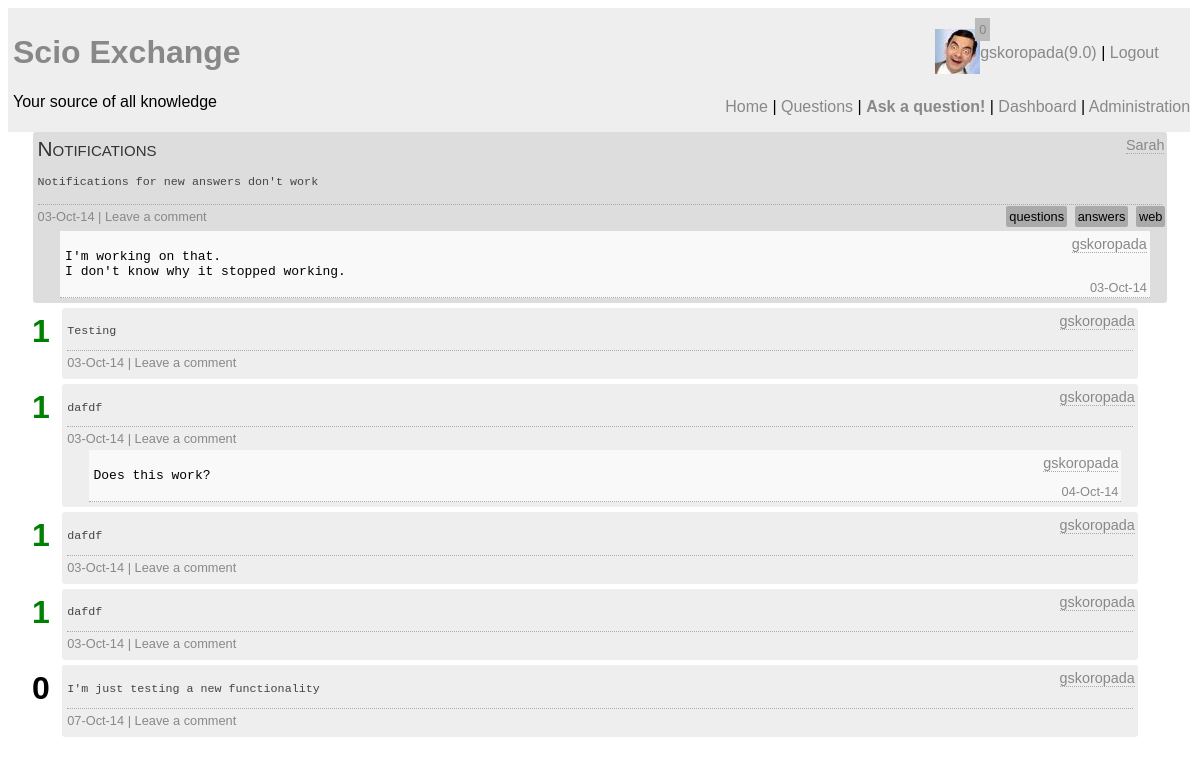
Page /question.php?id=21 (signed in) on the committed database.
### tables this page shows
CREATE TABLE `question` (
  `question_id` int(10) unsigned NOT NULL AUTO_INCREMENT,
  `author` int(10) unsigned NOT NULL COMMENT 'Foreign Key',
  `question_title` text,
  `content` longtext,
  `tags` text,
  `timestamp` datetime NOT NULL,
  PRIMARY KEY (`question_id`),
  KEY `author` (`author`),
  CONSTRAINT `question_ibfk_1` FOREIGN KEY (`author`) REFERENCES `user` (`UserID`)
);

CREATE TABLE `user` (
  `UserID` int(11) unsigned NOT NULL AUTO_INCREMENT,
  `email` varchar(30) NOT NULL,
  `screenName` varchar(25) NOT NULL,
  `reputation` float DEFAULT '0',
  `role` int(11) DEFAULT '0',
  `avatar` varchar(20) DEFAULT NULL,
  `pwd` varchar(255) NOT NULL,
  `active` bit(1) NOT NULL DEFAULT b'0',
  `moderated` bit(1) NOT NULL DEFAULT b'1',
  `pwdChange` bit(1) DEFAULT b'0',
  PRIMARY KEY (`UserID`)
);

CREATE TABLE `comment` (
  `comment_id` int(10) unsigned NOT NULL AUTO_INCREMENT,
  `comment_author` int(10) unsigned NOT NULL,
  `comment` longtext NOT NULL,
  `link` int(10) unsigned NOT NULL,
  `link_to` tinyint(4) DEFAULT NULL,
  `timestamp` datetime DEFAULT NULL,
  PRIMARY KEY (`comment_id`),
  KEY `author` (`comment_author`),
  KEY `link` (`link`),
  CONSTRAINT `comment_ibfk_1` FOREIGN KEY (`comment_author`) REFERENCES `user` (`UserID`)
);

CREATE TABLE `answer` (
  `answer_id` int(10) unsigned NOT NULL AUTO_INCREMENT,
  `author` int(10) unsigned NOT NULL,
  `content` longtext NOT NULL,
  `positive_votes` int(11) NOT NULL DEFAULT '0',
  `negative_votes` int(11) NOT NULL DEFAULT '0',
  `question` int(10) unsigned NOT NULL,
  `timestamp` datetime DEFAULT NULL,
  PRIMARY KEY (`answer_id`),
  KEY `author` (`author`),
  KEY `answer_question_idx` (`question`),
  CONSTRAINT `answer_ibfk_1` FOREIGN KEY (`author`) REFERENCES `user` (`UserID`),
  CONSTRAINT `answer_question` FOREIGN KEY (`question`) REFERENCES `question` (`question_id`) ON DELETE CASCADE ON UPDATE CASCADE
);

### questions_backend.php (the view, shortened to what this page needs)
<?php
function getAnswers($id, $slider) {
	global $con;
	$sql = "SELECT answer_id, author, content, (positive_votes-negative_votes) as rating, screenName, timestamp FROM answer INNER JOIN user on author = UserID WHERE question = $id ORDER BY rating DESC";
	$result = mysqli_query($con, $sql);
	while($answers = mysqli_fetch_assoc($result)) {
		echo "<div class='answer' id='ans_".$answers['answer_id']."'><span class='ans_content'><pre>".$answers['content']."</pre></span><span class='aauthor'><a href=\"user_profile.php?id="
				.$answers['author']."\">".$answers['screenName']."</a></span>";
		echo "<span id='rating_".$answers['answer_id']."' class='rating ";
		if($answers['rating']>0) {
			echo "r_pos";
		} else if ($answers['rating']<0){
			echo "r_neg";
		}
		echo "'>".$answers['rating']."</span>";
		echo "<div class='astats'>".date_format(new DateTime($answers['timestamp']), "d-M-y");
		if(isset($_SESSION['userid'])) {
			if($_SESSION['active']){
				echo " | <span id='".$answers['answer_id']."' class='click_option btnAComment'>Leave a comment</span>";
			}
		}
		echo "</div>";
		if(!$slider) {
			getComments(1, $answers['answer_id']);
		}
		echo "</div>";
	}
}
function getComments($type, $id) {
	global $con;
	$sql = "SELECT comment_id, screenName, comment, timestamp, comment_author FROM comment INNER JOIN user ON UserID = comment_author WHERE link = $id AND link_to = $type";
	$result = mysqli_query($con, $sql);
	while($comment = mysqli_fetch_assoc($result)) {
		echo "<div class='comment'>";
		echo "<span class='cauthor'><a href='user_profile.php?id=".$comment['comment_author']."'>".$comment['screenName']."</a></span>";
		echo "<pre>".$comment['comment']."</pre>";
		echo "<span class='comment_timestamp'>".date_format(new DateTime($comment['timestamp']), "d-M-y")."</span>";
		echo "</div>";
	}
}
?>

### question.php (shortened to what this page needs)
<?php
require ("connect.php");
$sql = 'SELECT author, question_title, content, tags, timestamp, screenName FROM question INNER JOIN user ON author = UserID WHERE question_id = '.$_GET['id'];
$result = mysqli_query($con, $sql);
$question = mysqli_fetch_assoc($result);
include "html_start.php";
include "header.php";
require "vote.php";
require "questions_backend.php";
$d = new DateTime($question['timestamp']);
echo "<div id='wrapper'>";
echo "<div class='question'><p class='qtitle'>".$question['question_title']."</p>";
echo "<span class='qexcerpt'><p><pre>".$question['content']."</pre></p></span>";
echo "<span class='qstats'>".date_format($d,"d-M-y");
if(isset($_SESSION['userid'])) {
	if($_SESSION['active']) {
		echo " | <span id='".$_GET['id']."' class='btnQComment click_option'>Leave a comment</span>";
	}
}
echo "<span class='tags'>";
$tags = explode(',' , $question['tags']);
foreach($tags as $tag) {
	$tag = trim($tag);
	echo "<a href='tag.php?tag=$tag'>$tag</a> ";
}
echo "</span></span><span class='qauthor'><a href=\"user_profile.php?id=".$question['author']."\">" . $question['screenName']."</a></span>";
getComments(0, $_GET['id'] );
echo "</div>";
getAnswers($_GET['id'], false);
echo "</div>";
require("html_end.php");
?>

### styles/main.css (style rules this page uses)
body { font-family: sans-serif; }
#wrapper { position: relative; float: left; clear: right; width: 100%; }

### styles/header.css (style rules this page uses)
a:link, a:visited { color: #888; text-decoration: none; }

### styles/questions.css (style rules this page uses)
.question { position: relative; width: 95%; background-color: #ddd; margin: auto; margin-bottom: 5px; padding: 5px; border-radius: 3px; }
.rating { position: absolute; top: 3px; left: -3%; font-size: 2em; font-weight: 900; padding: 2px; }
.r_pos { color: green; }
.answer { position: relative; width: 90%; background-color: #eee; margin: auto; margin-bottom: 5px; padding: 5px; border-radius: 3px; }
.comment { width: 96%; margin-left: 2%; background-color: #f9f9f9; padding: 5px; border-bottom: dotted 1px #aaa; position: relative; }
.comment_timestamp { font-size: 0.8em; color: #888; position: absolute; bottom: 2px; right: 3px; }
.qtitle { font-size: 1.3em; font-variant: small-caps; padding: 0px; margin: 0px; margin-bottom: 4px; color: #333; }
.qauthor { position: absolute; top: 5px; right: 3px; font-size: 0.9em; border-bottom: dotted 1px #aaa; }
.aauthor { position: absolute; top: 5px; right: 3px; font-size: 0.9em; border-bottom: dotted 1px #aaa; }
.cauthor { position: absolute; top: 5px; right: 3px; font-size: 0.9em; border-bottom: dotted 1px #aaa; }
.qauthor > a:link, .qauthor > a:visited, .aauthor > a:link, .aauthor > a:visited, .cauthor > a:link, .cauthor > a:visited { color: #888; text-decoration: none; }
.qexcerpt { color: #444; font-size: 0.9em; display: block; }
.ans_content { color: #444; font-size: 0.9em; display: block; }
.qstats { margin-top: 3px; margin-bottom: 3px; border-top: dotted 1px #aaa; width: 100%; display: block; padding-top: 4px; padding-bottom: 4px; font-size: 0.8em; color: #888; }
.astats { margin-top: 3px; border-top: dotted 1px #aaa; width: 100%; display: block; padding-top: 4px; padding-bottom: 4px; font-size: 0.8em; color: #888; }
.tags { position: absolute; right: 0px; text-align: right; }
.tags > a:link, .tags > a:visited { background-color: #aaa; padding: 3px; margin: 2px; border-radius: 2px; color: black; text-decoration: none; }

### rows in the picture
question: question_title "Notifications", content "Notifications for new answers don't work", timestamp "03-Oct-14", tags "questions", tags "answers", tags "web", author.screenName "Sarah"
comment: comment_author.screenName "gskoropada", comment "I'm working on that. I don't know why it stopped working.", timestamp "03-Oct-14"
answer: content "Testing", author.screenName "gskoropada", rating "1", timestamp "03-Oct-14"
answer: content "dafdf", author.screenName "gskoropada", rating "1", timestamp "03-Oct-14"
comment: comment_author.screenName "gskoropada", comment "Does this work?", timestamp "04-Oct-14"
answer: content "dafdf", author.screenName "gskoropada", rating "1", timestamp "03-Oct-14"
answer: content "dafdf", author.screenName "gskoropada", rating "1", timestamp "03-Oct-14"
answer: content "I'm just testing a new functionality", author.screenName "gskoropada", rating "0", timestamp "07-Oct-14"

### other values in the picture
$nots "0"
$_SESSION['screenname'] "gskoropada"
$_SESSION['reputation'] "9.0"
